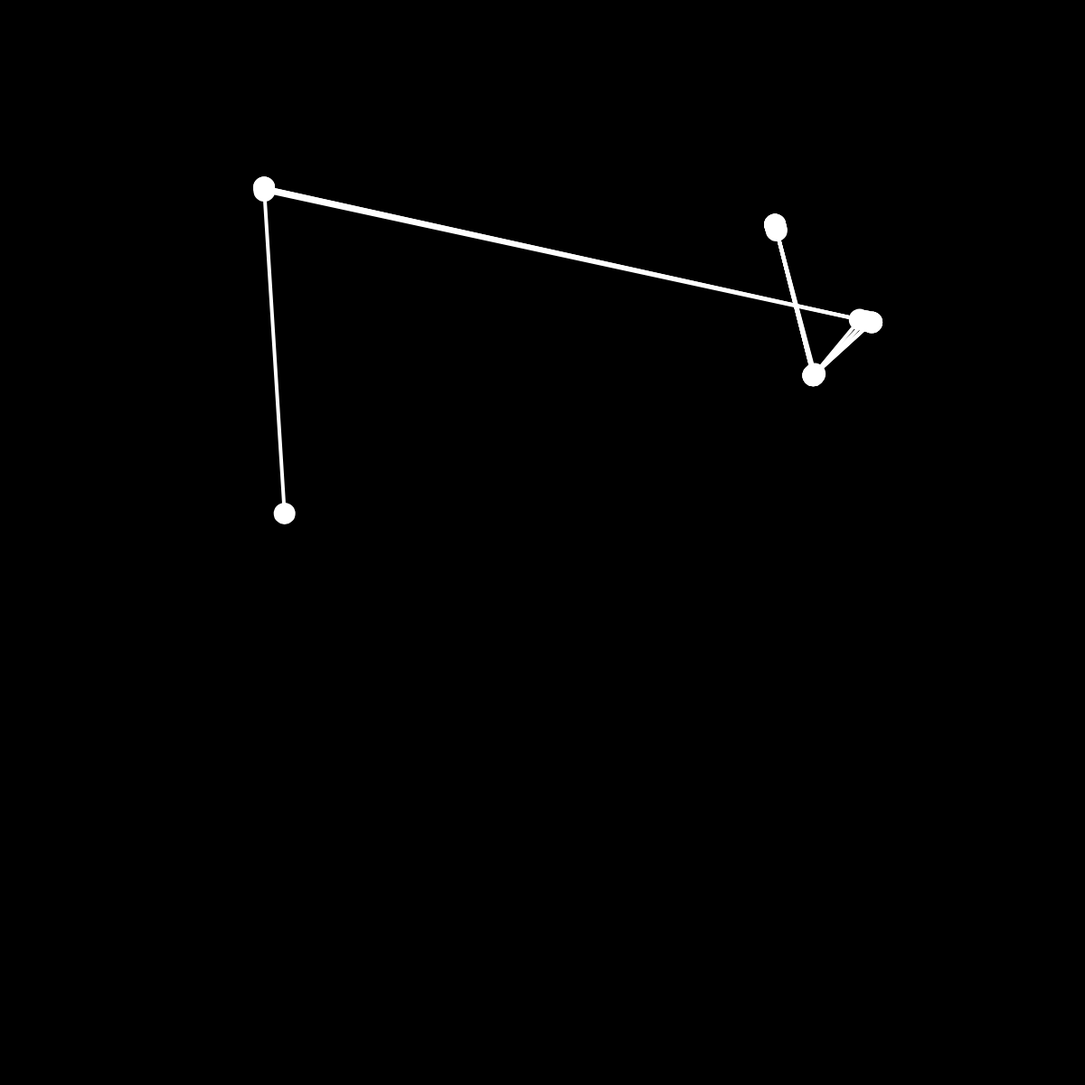
Frame 1 (no input)
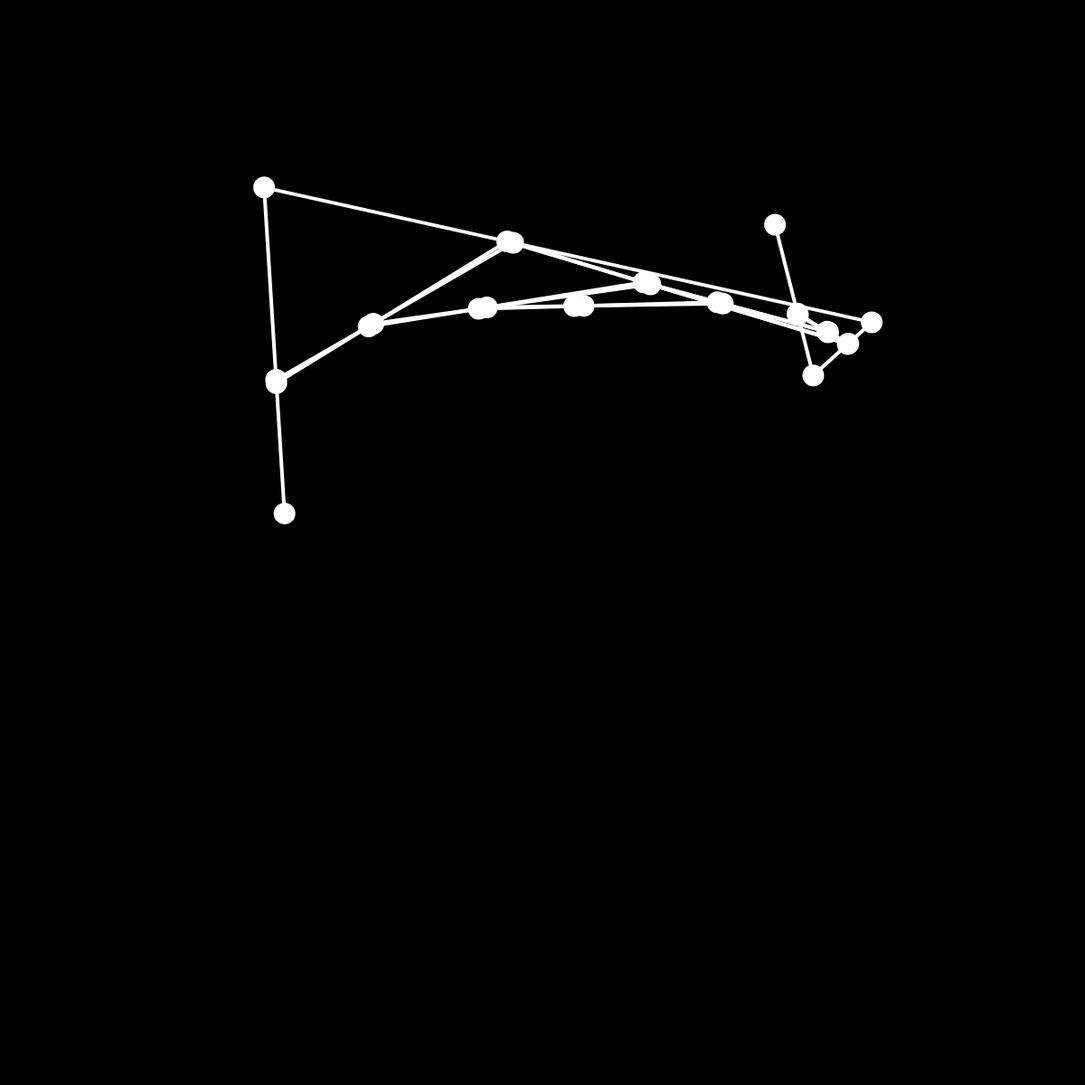
Frame 60 (no input)
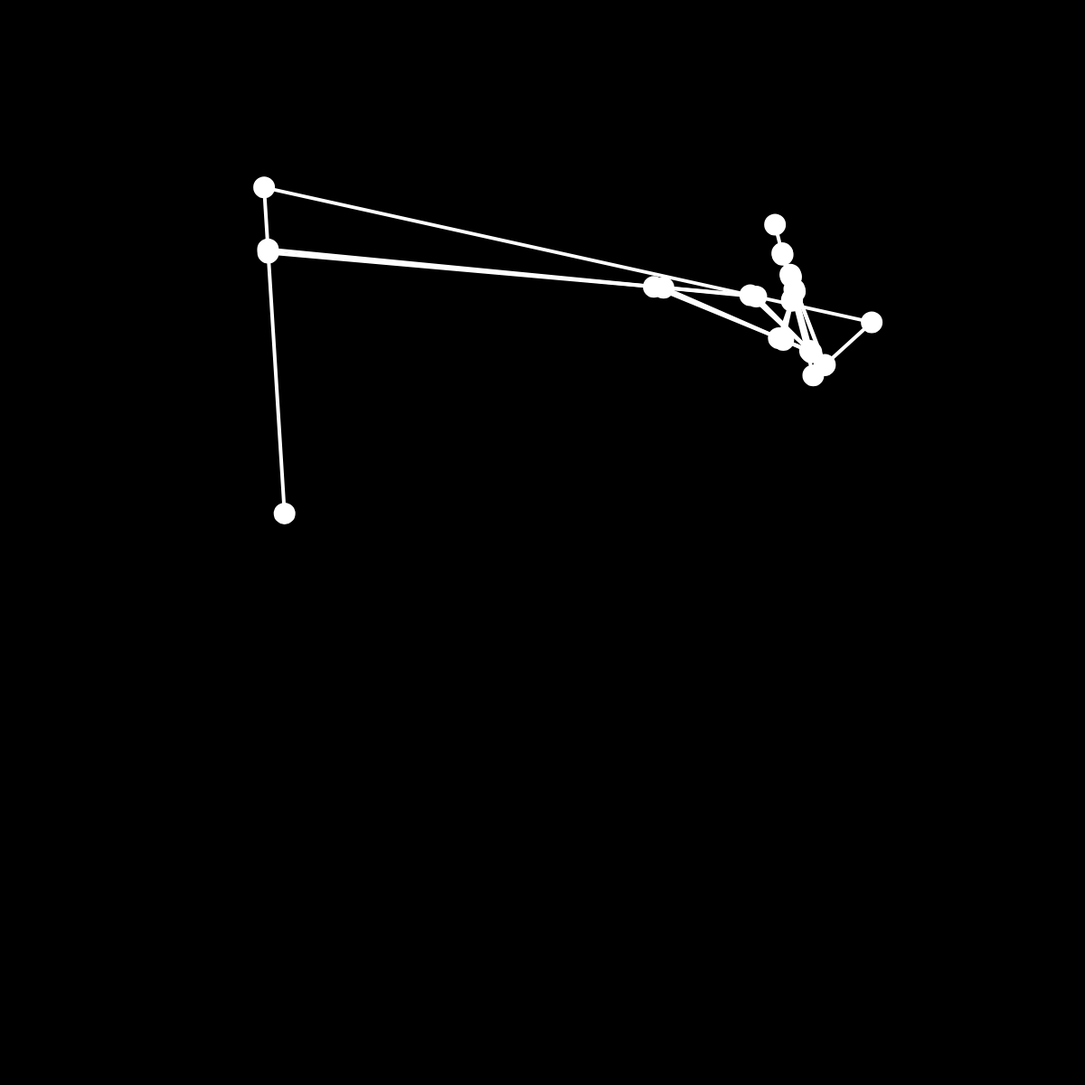
Frame 120 (the mouse pressed at the canvas centre since frame 60)

The p5.js sketch that drew these frames (run headless with seeded random() and noise() and a simulated clock; from frame 60 on, the mouse is pressed at the canvas centre):

// p5.js sketch
// ── sketch.js
let points = []

let time = 0
let delta = 0.01

setup = () => {
    createCanvas(1200, 1200);
    background(0);
    stroke(255);
    strokeWeight(4)

    for (let i = 0 ; i < 5; i++){
        points.push(new Point(random(width), random(height)));
    }

    reset();
}

draw = () => {
    reset()
    // interpolation
    let p1 = Point.lerpPoints(points, time);
    time += delta;
    let p2 = Point.lerpPoints(points, time);
    
    Point.line(p1, p2)

    
    if ( time > 1 ){
        time = 0;
    }
}

reset = () => {
    background(0);
    drawLines();
    drawPoints();
}

drawPoints = () => {
    for (point of points){
        point.draw();
    }
}

drawLines = () => {
    for (let i = 0; i < points.length-1; i++){
        Point.line(points[i], points[i+1]);
    }
}


// ── point.js
class Point {
    constructor(x, y) {
        this.x = x;
        this.y = y;
    }

    // operators
    add(other) {
        return new Point(this.x + other.x, this.y + other.y);
    }

    sub(other) {
        return new Point(this.x - other.x, this.y - other.y);
    }

    mult(scalar) {
        return new Point(this.x * scalar, this.y * scalar);
    }

    // functions
    static lerp(p1, p2, t) {
        return p1.mult(1 - t).add(p2.mult(t));
    }

    static lerpPoints(ps, t) {
        if ( ps.length == 1 ) {
            return ps[0];
        }

        let newPoints = []
        for (let i = 0 ; i < ps.length - 1 ; i++) {
            let p = Point.lerp(ps[i], ps[i + 1], t)
            p.draw()
            newPoints.push(p)
        }
        for (let i = 0 ; i < newPoints.length - 1 ; i++) {
            Point.line(newPoints[i], newPoints[i + 1])
        }
        
        return Point.lerpPoints(newPoints, t)
    }

    // drawing
    static line(p1, p2){
        line(p1.x, p1.y, p2.x, p2.y);
    }

    draw() {
        ellipse(this.x, this.y, 20);
    }
}
